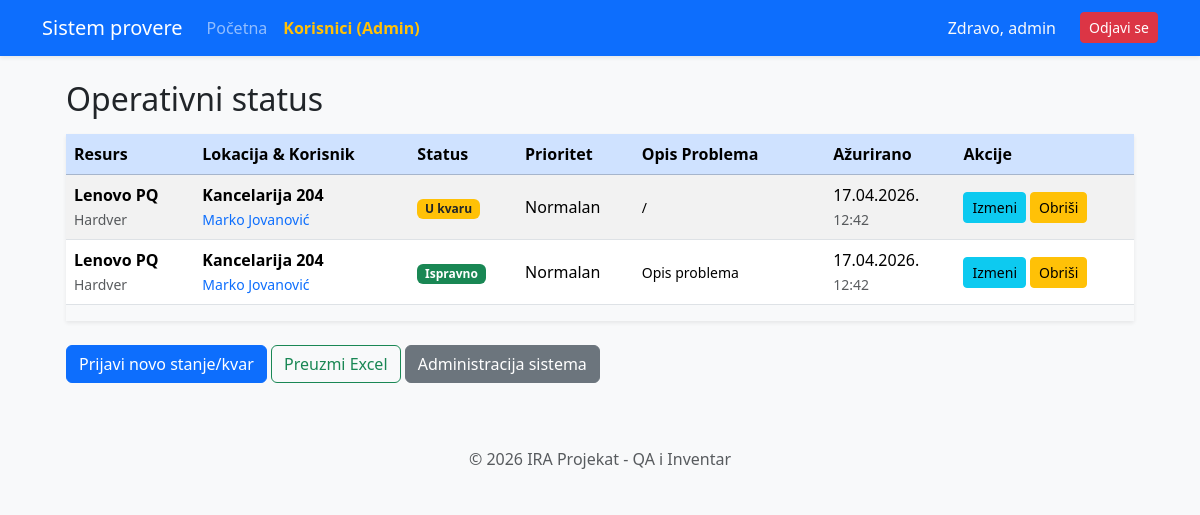
Page / (signed in) on the earlier database version.
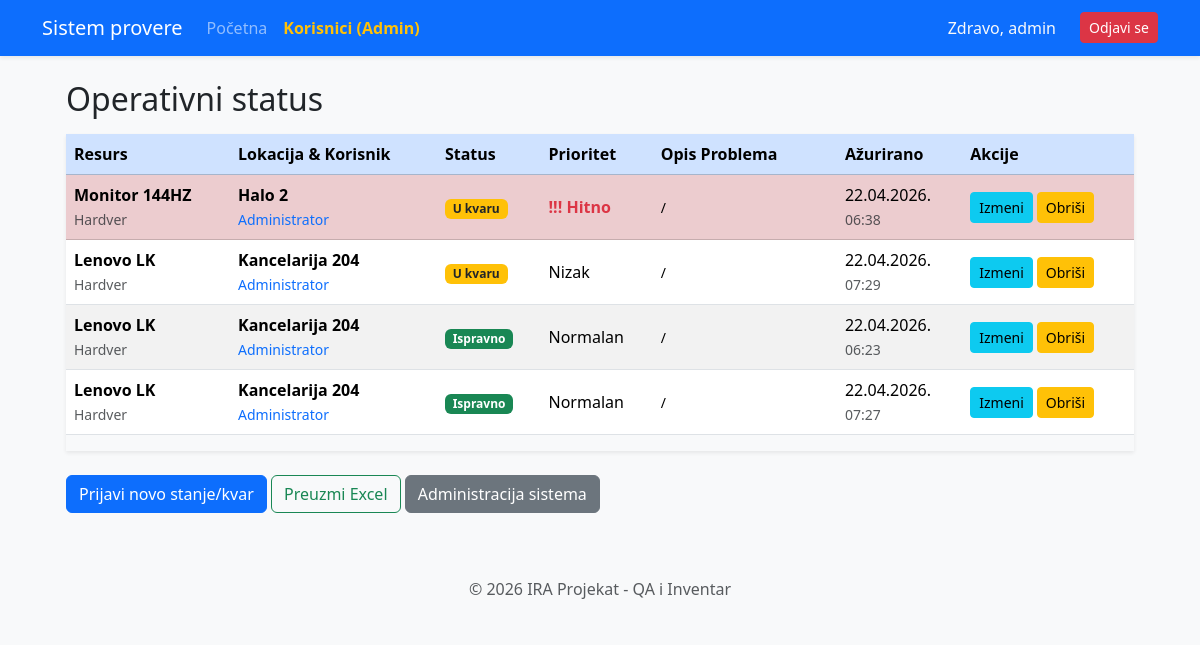
Same page on the later database version.
### alchemy_classes.py (models this page shows)
class User(db.Model, UserMixin):
    __tablename__ = "user"
    id: Mapped[int] = mapped_column(Integer, primary_key=True)
    username: Mapped[str] = mapped_column(String(20), unique=True, nullable=False)
    password: Mapped[str] = mapped_column(String(100), nullable=False)
    ime_prezime: Mapped[str] = mapped_column(String(100), nullable=True)
    uloga: Mapped[str] = mapped_column(String(10), default="user")
    zaduzeni_statusi: Mapped[list["StatusResursa"]] = relationship("StatusResursa", back_populates="korisnik")

class StatusResursa(db.Model):
    __tablename__ = "status_resursa"
    id: Mapped[int] = mapped_column(Integer, primary_key=True)
    resurs_id: Mapped[int] = mapped_column(ForeignKey("resurs.id"), nullable=False)
    lokacija_id: Mapped[int] = mapped_column(ForeignKey("lokacija.id"), nullable=False)
    korisnik_id: Mapped[int] = mapped_column(ForeignKey("user.id"), nullable=False) # VEZA SA KORISNIKOM!
    kolicina: Mapped[int] = mapped_column(Integer, default=1)
    status_kvara: Mapped[str] = mapped_column(String(50))
    prioritet: Mapped[str] = mapped_column(String(20))
    opis_problema: Mapped[str] = mapped_column(String(50), nullable=True)
    datum_prijave: Mapped[datetime] = mapped_column(DateTime, default=datetime.utcnow)
    resurs: Mapped["Resurs"] = relationship("Resurs", back_populates="statusi")
    lokacija: Mapped["Lokacija"] = relationship("Lokacija", back_populates="izvestaji")
    korisnik: Mapped["User"] = relationship("User", back_populates="zaduzeni_statusi")

class Resurs(db.Model):
    __tablename__ = "resurs"
    id: Mapped[int] = mapped_column(Integer, primary_key=True)
    naziv: Mapped[str] = mapped_column(String(100), nullable=False)
    tip: Mapped[str] = mapped_column(String(50))
    serijski_broj: Mapped[str] = mapped_column(String(100), unique=True)
    godina_nabavke: Mapped[int] = mapped_column(Integer)
    statusi: Mapped[list["StatusResursa"]] = relationship("StatusResursa", back_populates="resurs")

class Lokacija(db.Model):
    __tablename__ = "lokacija"
    id: Mapped[int] = mapped_column(Integer, primary_key=True)
    naziv: Mapped[str] = mapped_column(String(100), nullable=False)
    sprat: Mapped[str] = mapped_column(String(50), nullable=True)
    odgovorno_lice: Mapped[str] = mapped_column(String(100))
    izvestaji: Mapped[list["StatusResursa"]] = relationship("StatusResursa", back_populates="lokacija")

### main.py (the view)
@app.route('/')
@login_required
def home():
    total_resursa = Resurs.query.count()
    aktivni_kvarovi = StatusResursa.query.filter(StatusResursa.status_kvara != 'Ispravno').count()
    hitni_zadaci = StatusResursa.query.filter_by(prioritet='Hitno').count()
    svi_resursi = db.session.execute(db.select(Resurs)).scalars().all()
    upit_stanja = db.select(StatusResursa).join(Resurs).join(Lokacija).order_by(
        StatusResursa.status_kvara.desc(),
        StatusResursa.prioritet.asc()
    )
    sva_stanja = db.session.execute(upit_stanja).scalars().all()
    return render_template("index.html", stanja=sva_stanja, resursi=svi_resursi, naslov="Glavni Dashboard")

### main.py (called while the page is built)
@login_manager.user_loader
def load_user(user_id):
    return db.get_or_404(User, user_id)

### templates/index.html (shortened to what this page needs)
{% extends "base.html" %}
{% block content %}
<div class="jumbotron">
    <div class="container-fluid px-4"> <h2 class="mt-4">Operativni status</h2>
        <div class="table-responsive mt-3 shadow-sm">
            <table class="table table-striped table-hover align-middle">
                <thead>
                    <tr class="table-primary">
                        <th scope="col">Resurs</th>
                        <th scope="col">Lokacija & Korisnik</th>
                        <th scope="col">Status</th>
                        <th scope="col">Prioritet</th>
                        <th scope="col" style="min-width: 150px;">Opis Problema</th>
                        <th scope="col">Ažurirano</th>
                        <th scope="col">Akcije</th>
                    </tr>
                </thead>
                <tbody>
                    {% for s in stanja %}
                    <tr class="{% if s.prioritet == 'Hitno' %}table-danger{% endif %}">
                        <td>
                            <strong>{{ s.resurs.naziv }}</strong> <br>
                            <small class="text-muted">{{ s.resurs.tip }}</small>
                        </td>
                        <td>
                            <strong>{{ s.lokacija.naziv }}</strong> <br>
                            <small class="text-primary">
                                {% if s.korisnik %}
                                    {{ s.korisnik.ime_prezime }}
                                {% else %}
                                    <span class="text-muted italic">Nije dodeljeno</span>
                                {% endif %}
                            </small>
                        </td>
                        <td>
                            <span class="badge {% if s.status_kvara == 'Ispravno' %}bg-success{% else %}bg-warning text-dark{% endif %}">
                                {{ s.status_kvara }}
                            </span>
                        </td>
                        <td>
                            {% if s.prioritet == 'Hitno' %}
                                <span class="text-danger fw-bold">!!! {{ s.prioritet }}</span>
                            {% else %}
                                {{ s.prioritet }}
                            {% endif %}
                        </td>
                        <td><small>{{ s.opis_problema or "/" }}</small></td>
                        <td style="white-space: nowrap;">{{ s.datum_prijave.strftime('%d.%m.%Y.') }}<br>
                            <small class="text-muted">{{ s.datum_prijave.strftime('%H:%M') }}</small>
                        </td>
                        <td>
                            <div class="d-flex gap-1">
                                <a class="btn btn-sm btn-info" href="{{ url_for('add_status', id=s.id) }}">
                                    Izmeni
                                </a>
                                <a class="btn btn-sm btn-warning"
                                   href="{{ url_for('delete_status', status_id=s.id) }}"
                                   onclick="return confirm('Da li ste sigurni da želite da obrišete ovaj status?')">
                                    Obriši
                                </a>
                            </div>
                        </td>
                    </tr>
                    {% endfor %}
                </tbody>
            </table>
        </div> <div class="mt-4 pb-5">
            <a class="btn btn-primary" href="{{ url_for('add_status') }}">Prijavi novo stanje/kvar</a>
            <a class="btn btn-outline-success" href="{{ url_for('export_excel') }}">
                 Preuzmi Excel
            </a>
            <a class="btn btn-secondary" href="{{ url_for('admin_page') }}">Administracija sistema</a>
        </div>
    </div>
</div>
{% endblock %}

### templates/base.html (shortened to what this page needs)
<!DOCTYPE html>
<html lang="sr">
<head>
    {{ bootstrap.load_css() }}
</head>
<body>
    <nav class="navbar navbar-expand-lg navbar-dark bg-primary shadow-sm">
        <div class="container">
            <a class="navbar-brand" href="{{ url_for('home') }}"> Sistem provere</a>
            <div class="collapse navbar-collapse" id="navbarNav">
                <ul class="navbar-nav me-auto">
                    <li class="nav-item">
                        <a class="nav-link" href="{{ url_for('home') }}">Početna</a>
                    </li>
                    {% if current_user.is_authenticated and current_user.uloga == 'admin' %}
                    <li class="nav-item">
                        <a class="nav-link fw-bold text-warning" href="{{ url_for('admin_panel') }}"> Korisnici (Admin)</a>
                    </li>
                    {% endif %}
                </ul>
                <ul class="navbar-nav ms-auto">
                    {% if current_user.is_authenticated %}
                        <li class="nav-item">
                            <span class="nav-link text-light">Zdravo, {{ current_user.username }}</span>
                        </li>
                        <li class="nav-item">
                            <a class="btn btn-danger btn-sm ms-lg-3 mt-1" href="{{ url_for('logout') }}">Odjavi se</a>
                        </li>
                    {% else %}
                        <li class="nav-item">
                            <a class="nav-link" href="{{ url_for('login') }}">Prijava</a>
                        </li>
                    {% endif %}
                </ul>
            </div>
        </div>
    </nav>
    <div class="container">
        {% block content %}{% endblock %}
    </div>
    <footer class="footer mt-auto py-3 bg-light text-center">
        <div class="container">
            <span class="text-muted">© 2026 IRA Projekat - QA i Inventar</span>
        </div>
    </footer>
</body>
</html>
</html>

### templates/base.html (style rules this page uses)
body { background-color: #f8f9fa; }
.navbar { margin-bottom: 20px; }
.footer { margin-top: 40px; padding: 20px; background: #eee; text-align: center; }

Differences in the rows shown:
removed StatusResursa: resurs.naziv "Lenovo PQ", resurs.tip "Hardver", lokacija.naziv "Kancelarija 204", korisnik.ime_prezime "Marko Jovanović", status_kvara "Ispravno", prioritet "Normalan", opis_problema "Opis problema", datum_prijave "17.04.2026.", datum_prijave "12:42"
changed StatusResursa: resurs.naziv "Lenovo PQ" → "Monitor 144HZ"; lokacija.naziv "Kancelarija 204" → "Halo 2"; korisnik.ime_prezime "Marko Jovanović" → "Administrator"; datum_prijave "17.04.2026." → "22.04.2026."; datum_prijave "12:42" → "06:38"; prioritet "Normalan" → "Hitno"
added StatusResursa: resurs.naziv "Lenovo LK", resurs.tip "Hardver", lokacija.naziv "Kancelarija 204", korisnik.ime_prezime "Administrator", status_kvara "U kvaru", prioritet "Nizak", opis_problema "/", datum_prijave "22.04.2026.", datum_prijave "07:29"
added StatusResursa: resurs.naziv "Lenovo LK", resurs.tip "Hardver", lokacija.naziv "Kancelarija 204", korisnik.ime_prezime "Administrator", status_kvara "Ispravno", prioritet "Normalan", opis_problema "/", datum_prijave "22.04.2026.", datum_prijave "06:23"
added StatusResursa: resurs.naziv "Lenovo LK", resurs.tip "Hardver", lokacija.naziv "Kancelarija 204", korisnik.ime_prezime "Administrator", status_kvara "Ispravno", prioritet "Normalan", opis_problema "/", datum_prijave "22.04.2026.", datum_prijave "07:27"
